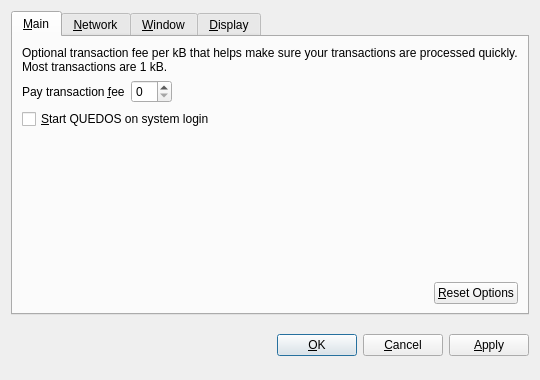
<?xml version="1.0" encoding="UTF-8"?>
<ui version="4.0">
 <class>OptionsDialog</class>
 <widget class="QDialog" name="OptionsDialog">
  <property name="geometry">
   <rect>
    <x>0</x>
    <y>0</y>
    <width>540</width>
    <height>380</height>
   </rect>
  </property>
  <property name="windowTitle">
   <string>Options</string>
  </property>
  <property name="modal">
   <bool>true</bool>
  </property>
  <layout class="QVBoxLayout" name="verticalLayout">
   <item>
    <widget class="QTabWidget" name="tabWidget">
     <property name="tabPosition">
      <enum>QTabWidget::North</enum>
     </property>
     <property name="currentIndex">
      <number>0</number>
     </property>
     <widget class="QWidget" name="tabMain">
      <attribute name="title">
       <string>&amp;Main</string>
      </attribute>
      <layout class="QVBoxLayout" name="verticalLayout_Main">
       <item>
        <widget class="QLabel" name="transactionFeeInfoLabel">
         <property name="text">
          <string>Optional transaction fee per kB that helps make sure your transactions are processed quickly. Most transactions are 1 kB.</string>
         </property>
         <property name="textFormat">
          <enum>Qt::PlainText</enum>
         </property>
         <property name="wordWrap">
          <bool>true</bool>
         </property>
        </widget>
       </item>
       <item>
        <layout class="QHBoxLayout" name="horizontalLayout_1_Main">
         <item>
          <widget class="QLabel" name="transactionFeeLabel">
           <property name="text">
            <string>Pay transaction &amp;fee</string>
           </property>
           <property name="textFormat">
            <enum>Qt::PlainText</enum>
           </property>
           <property name="buddy">
            <cstring>transactionFee</cstring>
           </property>
          </widget>
         </item>
         <item>
          <widget class="BitcoinAmountField" name="transactionFee"/>
         </item>
         <item>
          <spacer name="horizontalSpacer_1_Main">
           <property name="orientation">
            <enum>Qt::Horizontal</enum>
           </property>
           <property name="sizeHint" stdset="0">
            <size>
             <width>40</width>
             <height>20</height>
            </size>
           </property>
          </spacer>
         </item>
        </layout>
       </item>
       <item>
        <widget class="QCheckBox" name="bitcoinAtStartup">
         <property name="toolTip">
          <string>Automatically start QUEDOS after logging in to the system.</string>
         </property>
         <property name="text">
          <string>&amp;Start QUEDOS on system login</string>
         </property>
        </widget>
       </item>
       <item>
        <spacer name="verticalSpacer_Main">
         <property name="orientation">
          <enum>Qt::Vertical</enum>
         </property>
         <property name="sizeHint" stdset="0">
          <size>
           <width>20</width>
           <height>40</height>
          </size>
         </property>
        </spacer>
       </item>
       <item>
        <layout class="QHBoxLayout" name="horizontalLayout_2_Main">
         <item>
          <spacer name="horizontalSpacer_2_Main">
           <property name="orientation">
            <enum>Qt::Horizontal</enum>
           </property>
           <property name="sizeHint" stdset="0">
            <size>
             <width>40</width>
             <height>20</height>
            </size>
           </property>
          </spacer>
         </item>
         <item>
          <widget class="QPushButton" name="resetButton">
           <property name="toolTip">
            <string>Reset all client options to default.</string>
           </property>
           <property name="text">
            <string>&amp;Reset Options</string>
           </property>
           <property name="autoDefault">
            <bool>false</bool>
           </property>
          </widget>
         </item>
        </layout>
       </item>
      </layout>
     </widget>
     <widget class="QWidget" name="tabNetwork">
      <attribute name="title">
       <string>&amp;Network</string>
      </attribute>
      <layout class="QVBoxLayout" name="verticalLayout_Network">
       <item>
        <widget class="QCheckBox" name="mapPortUpnp">
         <property name="toolTip">
          <string>Automatically open the QUEDOS client port on the router. This only works when your router supports UPnP and it is enabled.</string>
         </property>
         <property name="text">
          <string>Map port using &amp;UPnP</string>
         </property>
        </widget>
       </item>
       <item>
        <widget class="QCheckBox" name="connectSocks">
         <property name="toolTip">
          <string>Connect to the QUEDOS network through a SOCKS proxy (e.g. when connecting through Tor).</string>
         </property>
         <property name="text">
          <string>&amp;Connect through SOCKS proxy:</string>
         </property>
        </widget>
       </item>
       <item>
        <layout class="QHBoxLayout" name="horizontalLayout_Network">
         <item>
          <widget class="QLabel" name="proxyIpLabel">
           <property name="text">
            <string>Proxy &amp;IP:</string>
           </property>
           <property name="textFormat">
            <enum>Qt::PlainText</enum>
           </property>
           <property name="buddy">
            <cstring>proxyIp</cstring>
           </property>
          </widget>
         </item>
         <item>
          <widget class="QValidatedLineEdit" name="proxyIp">
           <property name="maximumSize">
            <size>
             <width>140</width>
             <height>16777215</height>
            </size>
           </property>
           <property name="toolTip">
            <string>IP address of the proxy (e.g. 127.0.0.1)</string>
           </property>
          </widget>
         </item>
         <item>
          <widget class="QLabel" name="proxyPortLabel">
           <property name="text">
            <string>&amp;Port:</string>
           </property>
           <property name="textFormat">
            <enum>Qt::PlainText</enum>
           </property>
           <property name="buddy">
            <cstring>proxyPort</cstring>
           </property>
          </widget>
         </item>
         <item>
          <widget class="QLineEdit" name="proxyPort">
           <property name="maximumSize">
            <size>
             <width>55</width>
             <height>16777215</height>
            </size>
           </property>
           <property name="toolTip">
            <string>Port of the proxy (e.g. 9050)</string>
           </property>
          </widget>
         </item>
         <item>
          <widget class="QLabel" name="socksVersionLabel">
           <property name="text">
            <string>SOCKS &amp;Version:</string>
           </property>
           <property name="textFormat">
            <enum>Qt::PlainText</enum>
           </property>
           <property name="buddy">
            <cstring>socksVersion</cstring>
           </property>
          </widget>
         </item>
         <item>
          <widget class="QValueComboBox" name="socksVersion">
           <property name="toolTip">
            <string>SOCKS version of the proxy (e.g. 5)</string>
           </property>
          </widget>
         </item>
         <item>
          <spacer name="horizontalSpacer_Network">
           <property name="orientation">
            <enum>Qt::Horizontal</enum>
           </property>
           <property name="sizeHint" stdset="0">
            <size>
             <width>40</width>
             <height>20</height>
            </size>
           </property>
          </spacer>
         </item>
        </layout>
       </item>
       <item>
        <spacer name="verticalSpacer_Network">
         <property name="orientation">
          <enum>Qt::Vertical</enum>
         </property>
         <property name="sizeHint" stdset="0">
          <size>
           <width>20</width>
           <height>40</height>
          </size>
         </property>
        </spacer>
       </item>
      </layout>
     </widget>
     <widget class="QWidget" name="tabWindow">
      <attribute name="title">
       <string>&amp;Window</string>
      </attribute>
      <layout class="QVBoxLayout" name="verticalLayout_Window">
       <item>
        <widget class="QCheckBox" name="minimizeToTray">
         <property name="toolTip">
          <string>Show only a tray icon after minimizing the window.</string>
         </property>
         <property name="text">
          <string>&amp;Minimize to the tray instead of the taskbar</string>
         </property>
        </widget>
       </item>
       <item>
        <widget class="QCheckBox" name="minimizeOnClose">
         <property name="toolTip">
          <string>Minimize instead of exit the application when the window is closed. When this option is enabled, the application will be closed only after selecting Quit in the menu.</string>
         </property>
         <property name="text">
          <string>M&amp;inimize on close</string>
         </property>
        </widget>
       </item>
       <item>
        <spacer name="verticalSpacer_Window">
         <property name="orientation">
          <enum>Qt::Vertical</enum>
         </property>
         <property name="sizeHint" stdset="0">
          <size>
           <width>20</width>
           <height>40</height>
          </size>
         </property>
        </spacer>
       </item>
      </layout>
     </widget>
     <widget class="QWidget" name="tabDisplay">
      <attribute name="title">
       <string>&amp;Display</string>
      </attribute>
      <layout class="QVBoxLayout" name="verticalLayout_Display">
       <item>
        <layout class="QHBoxLayout" name="horizontalLayout_1_Display">
         <item>
          <widget class="QLabel" name="langLabel">
           <property name="text">
            <string>User Interface &amp;language:</string>
           </property>
           <property name="textFormat">
            <enum>Qt::PlainText</enum>
           </property>
           <property name="buddy">
            <cstring>lang</cstring>
           </property>
          </widget>
         </item>
         <item>
          <widget class="QValueComboBox" name="lang">
           <property name="toolTip">
            <string>The user interface language can be set here. This setting will take effect after restarting QUEDOS.</string>
           </property>
          </widget>
         </item>
        </layout>
       </item>
       <item>
        <layout class="QHBoxLayout" name="horizontalLayout_2_Display">
         <item>
          <widget class="QLabel" name="unitLabel">
           <property name="text">
            <string>&amp;Unit to show amounts in:</string>
           </property>
           <property name="textFormat">
            <enum>Qt::PlainText</enum>
           </property>
           <property name="buddy">
            <cstring>unit</cstring>
           </property>
          </widget>
         </item>
         <item>
          <widget class="QValueComboBox" name="unit">
           <property name="toolTip">
            <string>Choose the default subdivision unit to show in the interface and when sending coins.</string>
           </property>
          </widget>
         </item>
        </layout>
       </item>
       <item>
        <widget class="QCheckBox" name="displayAddresses">
         <property name="toolTip">
          <string>Whether to show QUEDOS addresses in the transaction list or not.</string>
         </property>
         <property name="text">
          <string>&amp;Display addresses in transaction list</string>
         </property>
        </widget>
       </item>
       <item>
        <widget class="QCheckBox" name="coinControlFeatures">
         <property name="toolTip">
          <string>Whether to show coin control features or not.</string>
         </property>
         <property name="text">
          <string>Display coin &amp;control features (experts only!)</string>
         </property>
        </widget>
       </item>
       <item>
        <spacer name="verticalSpacer_Display">
         <property name="orientation">
          <enum>Qt::Vertical</enum>
         </property>
         <property name="sizeHint" stdset="0">
          <size>
           <width>20</width>
           <height>40</height>
          </size>
         </property>
        </spacer>
       </item>
      </layout>
     </widget>
    </widget>
   </item>
   <item>
    <layout class="QHBoxLayout" name="horizontalLayout_Buttons">
     <item>
      <spacer name="horizontalSpacer_1">
       <property name="orientation">
        <enum>Qt::Horizontal</enum>
       </property>
       <property name="sizeHint" stdset="0">
        <size>
         <width>40</width>
         <height>48</height>
        </size>
       </property>
      </spacer>
     </item>
     <item>
      <widget class="QLabel" name="statusLabel">
       <property name="font">
        <font>
         <weight>75</weight>
         <bold>true</bold>
        </font>
       </property>
       <property name="text">
        <string/>
       </property>
       <property name="textFormat">
        <enum>Qt::PlainText</enum>
       </property>
       <property name="wordWrap">
        <bool>true</bool>
       </property>
      </widget>
     </item>
     <item>
      <spacer name="horizontalSpacer_2">
       <property name="orientation">
        <enum>Qt::Horizontal</enum>
       </property>
       <property name="sizeHint" stdset="0">
        <size>
         <width>40</width>
         <height>48</height>
        </size>
       </property>
      </spacer>
     </item>
     <item>
      <widget class="QPushButton" name="okButton">
       <property name="text">
        <string>&amp;OK</string>
       </property>
      </widget>
     </item>
     <item>
      <widget class="QPushButton" name="cancelButton">
       <property name="text">
        <string>&amp;Cancel</string>
       </property>
       <property name="autoDefault">
        <bool>false</bool>
       </property>
      </widget>
     </item>
     <item>
      <widget class="QPushButton" name="applyButton">
       <property name="text">
        <string>&amp;Apply</string>
       </property>
       <property name="autoDefault">
        <bool>false</bool>
       </property>
      </widget>
     </item>
    </layout>
   </item>
  </layout>
 </widget>
 <customwidgets>
  <customwidget>
   <class>BitcoinAmountField</class>
   <extends>QSpinBox</extends>
   <header>bitcoinamountfield.h</header>
  </customwidget>
  <customwidget>
   <class>QValueComboBox</class>
   <extends>QComboBox</extends>
   <header>qvaluecombobox.h</header>
  </customwidget>
  <customwidget>
   <class>QValidatedLineEdit</class>
   <extends>QLineEdit</extends>
   <header>qvalidatedlineedit.h</header>
  </customwidget>
 </customwidgets>
 <resources/>
 <connections/>
</ui>
